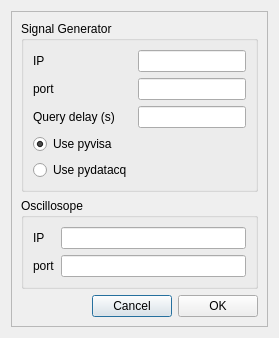
<?xml version="1.0" encoding="UTF-8"?>
<ui version="4.0">
 <class>Settings</class>
 <widget class="QDialog" name="Settings">
  <property name="geometry">
   <rect>
    <x>0</x>
    <y>0</y>
    <width>305</width>
    <height>380</height>
   </rect>
  </property>
  <property name="windowTitle">
   <string>Settings</string>
  </property>
  <layout class="QVBoxLayout" name="verticalLayout">
   <property name="sizeConstraint">
    <enum>QLayout::SetFixedSize</enum>
   </property>
   <item>
    <widget class="QFrame" name="fraSettings">
     <property name="sizePolicy">
      <sizepolicy hsizetype="Expanding" vsizetype="Expanding">
       <horstretch>0</horstretch>
       <verstretch>0</verstretch>
      </sizepolicy>
     </property>
     <property name="frameShape">
      <enum>QFrame::StyledPanel</enum>
     </property>
     <property name="frameShadow">
      <enum>QFrame::Raised</enum>
     </property>
     <property name="lineWidth">
      <number>0</number>
     </property>
     <layout class="QVBoxLayout" name="verticalLayout_2">
      <item>
       <widget class="QGroupBox" name="groupSignalGenerator">
        <property name="title">
         <string>Signal Generator</string>
        </property>
        <layout class="QFormLayout" name="formLayout">
         <item row="0" column="0">
          <widget class="QLabel" name="label">
           <property name="text">
            <string>IP</string>
           </property>
          </widget>
         </item>
         <item row="1" column="0">
          <widget class="QLabel" name="label_3">
           <property name="text">
            <string>port</string>
           </property>
          </widget>
         </item>
         <item row="0" column="1">
          <widget class="QLineEdit" name="edtSDGIP"/>
         </item>
         <item row="4" column="0">
          <widget class="QRadioButton" name="radioPydatacq">
           <property name="text">
            <string>Use pydatacq</string>
           </property>
          </widget>
         </item>
         <item row="3" column="0">
          <widget class="QRadioButton" name="radioPyvisa">
           <property name="text">
            <string>Use pyvisa</string>
           </property>
           <property name="checked">
            <bool>true</bool>
           </property>
          </widget>
         </item>
         <item row="1" column="1">
          <widget class="QLineEdit" name="edtSDGPort">
           <property name="text">
            <string/>
           </property>
          </widget>
         </item>
         <item row="2" column="0">
          <widget class="QLabel" name="label_5">
           <property name="text">
            <string>Query delay (s)</string>
           </property>
          </widget>
         </item>
         <item row="2" column="1">
          <widget class="QLineEdit" name="edtQueryDelay"/>
         </item>
        </layout>
       </widget>
      </item>
      <item>
       <widget class="QGroupBox" name="groupOscilloscope">
        <property name="title">
         <string>Oscillosope</string>
        </property>
        <layout class="QFormLayout" name="formLayout_2">
         <item row="0" column="0">
          <widget class="QLabel" name="label_2">
           <property name="text">
            <string>IP</string>
           </property>
          </widget>
         </item>
         <item row="1" column="0">
          <widget class="QLabel" name="label_4">
           <property name="text">
            <string>port</string>
           </property>
          </widget>
         </item>
         <item row="0" column="1">
          <widget class="QLineEdit" name="edtSDSIP"/>
         </item>
         <item row="1" column="1">
          <widget class="QLineEdit" name="edtSDSPort"/>
         </item>
        </layout>
       </widget>
      </item>
      <item>
       <widget class="QFrame" name="fraButtons">
        <property name="frameShape">
         <enum>QFrame::NoFrame</enum>
        </property>
        <property name="frameShadow">
         <enum>QFrame::Raised</enum>
        </property>
        <property name="lineWidth">
         <number>0</number>
        </property>
        <layout class="QHBoxLayout" name="horizontalLayout">
         <property name="leftMargin">
          <number>0</number>
         </property>
         <property name="topMargin">
          <number>0</number>
         </property>
         <property name="rightMargin">
          <number>0</number>
         </property>
         <property name="bottomMargin">
          <number>0</number>
         </property>
         <item>
          <spacer name="horizontalSpacer">
           <property name="orientation">
            <enum>Qt::Horizontal</enum>
           </property>
           <property name="sizeHint" stdset="0">
            <size>
             <width>40</width>
             <height>20</height>
            </size>
           </property>
          </spacer>
         </item>
         <item>
          <widget class="QPushButton" name="btnCancel">
           <property name="text">
            <string>Cancel</string>
           </property>
          </widget>
         </item>
         <item>
          <widget class="QPushButton" name="btnOk">
           <property name="text">
            <string>OK</string>
           </property>
          </widget>
         </item>
        </layout>
       </widget>
      </item>
     </layout>
    </widget>
   </item>
  </layout>
 </widget>
 <tabstops>
  <tabstop>edtSDGIP</tabstop>
  <tabstop>edtSDGPort</tabstop>
  <tabstop>edtQueryDelay</tabstop>
  <tabstop>radioPyvisa</tabstop>
  <tabstop>radioPydatacq</tabstop>
  <tabstop>edtSDSIP</tabstop>
  <tabstop>edtSDSPort</tabstop>
  <tabstop>btnOk</tabstop>
  <tabstop>btnCancel</tabstop>
 </tabstops>
 <resources/>
 <connections>
  <connection>
   <sender>btnCancel</sender>
   <signal>clicked()</signal>
   <receiver>Settings</receiver>
   <slot>close()</slot>
   <hints>
    <hint type="sourcelabel">
     <x>150</x>
     <y>356</y>
    </hint>
    <hint type="destinationlabel">
     <x>152</x>
     <y>198</y>
    </hint>
   </hints>
  </connection>
  <connection>
   <sender>btnOk</sender>
   <signal>clicked()</signal>
   <receiver>Settings</receiver>
   <slot>accept()</slot>
   <hints>
    <hint type="sourcelabel">
     <x>236</x>
     <y>356</y>
    </hint>
    <hint type="destinationlabel">
     <x>152</x>
     <y>198</y>
    </hint>
   </hints>
  </connection>
 </connections>
</ui>
